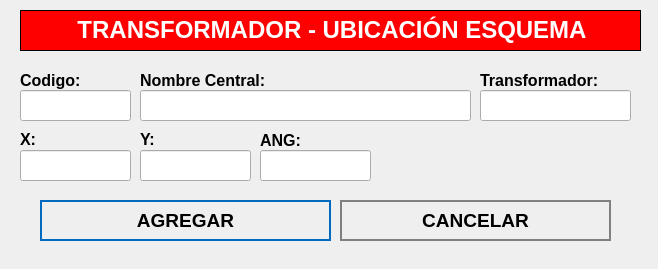
<?xml version="1.0" encoding="UTF-8"?>
<ui version="4.0">
 <class>NewBook</class>
 <widget class="QWidget" name="NewBook">
  <property name="geometry">
   <rect>
    <x>0</x>
    <y>0</y>
    <width>658</width>
    <height>269</height>
   </rect>
  </property>
  <property name="windowTitle">
   <string>Nuevo Registro</string>
  </property>
  <property name="styleSheet">
   <string notr="true">QPushButton
{	
	height: 2em;
 	border-style: solid;
	border-width: 2px;
 	border-color: grey;
	font-weight: bold;
}

QPushButton:hover
{
   	background-color:grey;
	color:white;
}</string>
  </property>
  <widget class="QLabel" name="label">
   <property name="geometry">
    <rect>
     <x>20</x>
     <y>10</y>
     <width>621</width>
     <height>41</height>
    </rect>
   </property>
   <property name="font">
    <font>
     <underline>false</underline>
    </font>
   </property>
   <property name="autoFillBackground">
    <bool>false</bool>
   </property>
   <property name="styleSheet">
    <string notr="true">background-color: red;</string>
   </property>
   <property name="frameShape">
    <enum>QFrame::Box</enum>
   </property>
   <property name="text">
    <string>&lt;html&gt;&lt;head/&gt;&lt;body&gt;&lt;p align=&quot;center&quot;&gt;&lt;span style=&quot; font-size:18pt; font-weight:600; color:#ffffff;&quot;&gt;TRANSFORMADOR - UBICACIÓN ESQUEMA&lt;/span&gt;&lt;/p&gt;&lt;/body&gt;&lt;/html&gt;</string>
   </property>
  </widget>
  <widget class="QLabel" name="label_autoriza">
   <property name="geometry">
    <rect>
     <x>20</x>
     <y>70</y>
     <width>101</width>
     <height>21</height>
    </rect>
   </property>
   <property name="text">
    <string>&lt;html&gt;&lt;head/&gt;&lt;body&gt;&lt;p&gt;&lt;span style=&quot; font-size:12pt; font-weight:600;&quot;&gt;Codigo:&lt;/span&gt;&lt;/p&gt;&lt;/body&gt;&lt;/html&gt;</string>
   </property>
  </widget>
  <widget class="QLineEdit" name="inputCodigo">
   <property name="geometry">
    <rect>
     <x>20</x>
     <y>90</y>
     <width>111</width>
     <height>31</height>
    </rect>
   </property>
   <property name="font">
    <font>
     <pointsize>12</pointsize>
    </font>
   </property>
  </widget>
  <widget class="QLineEdit" name="inputNombre">
   <property name="geometry">
    <rect>
     <x>140</x>
     <y>90</y>
     <width>331</width>
     <height>31</height>
    </rect>
   </property>
   <property name="font">
    <font>
     <pointsize>12</pointsize>
    </font>
   </property>
  </widget>
  <widget class="QPushButton" name="addButton">
   <property name="geometry">
    <rect>
     <x>40</x>
     <y>200</y>
     <width>291</width>
     <height>41</height>
    </rect>
   </property>
   <property name="font">
    <font>
     <pointsize>14</pointsize>
     <weight>75</weight>
     <bold>true</bold>
    </font>
   </property>
   <property name="cursor">
    <cursorShape>PointingHandCursor</cursorShape>
   </property>
   <property name="styleSheet">
    <string notr="true">QPushButton
{	
	height: 2em;
 	border-style: solid;
	border-width: 2px;
 	border-color: #0069c0;
	font-weight: bold;
}

QPushButton:hover
{
   	background-color:#0069c0;
	color:white;
}</string>
   </property>
   <property name="text">
    <string>AGREGAR</string>
   </property>
   <property name="icon">
    <iconset>
     <normaloff>../assets/icons/add-icon.png</normaloff>../assets/icons/add-icon.png</iconset>
   </property>
   <property name="iconSize">
    <size>
     <width>30</width>
     <height>30</height>
    </size>
   </property>
   <property name="autoDefault">
    <bool>true</bool>
   </property>
   <property name="default">
    <bool>true</bool>
   </property>
   <property name="flat">
    <bool>true</bool>
   </property>
  </widget>
  <widget class="QPushButton" name="cancelButton">
   <property name="geometry">
    <rect>
     <x>340</x>
     <y>200</y>
     <width>271</width>
     <height>41</height>
    </rect>
   </property>
   <property name="font">
    <font>
     <pointsize>14</pointsize>
     <weight>75</weight>
     <bold>true</bold>
    </font>
   </property>
   <property name="cursor">
    <cursorShape>PointingHandCursor</cursorShape>
   </property>
   <property name="styleSheet">
    <string notr="true">QPushButton
{	
	height: 2em;
 	border-style: solid;
	border-width: 2px;
 	border-color: grey;
	font-weight: bold;
}

QPushButton:hover
{
   	background-color:grey;
	color:white;
}</string>
   </property>
   <property name="text">
    <string>CANCELAR</string>
   </property>
   <property name="icon">
    <iconset>
     <normaloff>../assets/icons/cancel-icon.png</normaloff>../assets/icons/cancel-icon.png</iconset>
   </property>
   <property name="iconSize">
    <size>
     <width>30</width>
     <height>30</height>
    </size>
   </property>
   <property name="autoDefault">
    <bool>true</bool>
   </property>
   <property name="default">
    <bool>true</bool>
   </property>
   <property name="flat">
    <bool>true</bool>
   </property>
  </widget>
  <widget class="QLabel" name="label_aquienVisita">
   <property name="geometry">
    <rect>
     <x>140</x>
     <y>70</y>
     <width>191</width>
     <height>21</height>
    </rect>
   </property>
   <property name="text">
    <string>&lt;html&gt;&lt;head/&gt;&lt;body&gt;&lt;p&gt;&lt;span style=&quot; font-size:12pt; font-weight:600;&quot;&gt;Nombre Central:&lt;/span&gt;&lt;/p&gt;&lt;/body&gt;&lt;/html&gt;</string>
   </property>
  </widget>
  <widget class="QLabel" name="label_horaIngreso">
   <property name="geometry">
    <rect>
     <x>20</x>
     <y>130</y>
     <width>71</width>
     <height>16</height>
    </rect>
   </property>
   <property name="text">
    <string>&lt;html&gt;&lt;head/&gt;&lt;body&gt;&lt;p&gt;&lt;span style=&quot; font-size:12pt; font-weight:600;&quot;&gt;X:&lt;/span&gt;&lt;/p&gt;&lt;/body&gt;&lt;/html&gt;</string>
   </property>
  </widget>
  <widget class="QLabel" name="label_horaSalida">
   <property name="geometry">
    <rect>
     <x>140</x>
     <y>130</y>
     <width>81</width>
     <height>16</height>
    </rect>
   </property>
   <property name="text">
    <string>&lt;html&gt;&lt;head/&gt;&lt;body&gt;&lt;p&gt;&lt;span style=&quot; font-size:12pt; font-weight:600;&quot;&gt;Y:&lt;/span&gt;&lt;/p&gt;&lt;/body&gt;&lt;/html&gt;</string>
   </property>
  </widget>
  <widget class="QLineEdit" name="inputX">
   <property name="geometry">
    <rect>
     <x>20</x>
     <y>150</y>
     <width>111</width>
     <height>31</height>
    </rect>
   </property>
   <property name="font">
    <font>
     <pointsize>12</pointsize>
    </font>
   </property>
  </widget>
  <widget class="QLineEdit" name="inputY">
   <property name="geometry">
    <rect>
     <x>140</x>
     <y>150</y>
     <width>111</width>
     <height>31</height>
    </rect>
   </property>
   <property name="font">
    <font>
     <pointsize>12</pointsize>
    </font>
   </property>
  </widget>
  <widget class="QLineEdit" name="inputTransformador">
   <property name="geometry">
    <rect>
     <x>480</x>
     <y>90</y>
     <width>151</width>
     <height>31</height>
    </rect>
   </property>
   <property name="font">
    <font>
     <pointsize>12</pointsize>
    </font>
   </property>
  </widget>
  <widget class="QLabel" name="label_motivoVisita_3">
   <property name="geometry">
    <rect>
     <x>480</x>
     <y>70</y>
     <width>161</width>
     <height>21</height>
    </rect>
   </property>
   <property name="text">
    <string>&lt;html&gt;&lt;head/&gt;&lt;body&gt;&lt;p&gt;&lt;span style=&quot; font-size:12pt; font-weight:600;&quot;&gt;Transformador:&lt;/span&gt;&lt;/p&gt;&lt;/body&gt;&lt;/html&gt;</string>
   </property>
  </widget>
  <widget class="QLabel" name="label_motivoVisita_2">
   <property name="geometry">
    <rect>
     <x>260</x>
     <y>130</y>
     <width>101</width>
     <height>21</height>
    </rect>
   </property>
   <property name="text">
    <string>&lt;html&gt;&lt;head/&gt;&lt;body&gt;&lt;p&gt;&lt;span style=&quot; font-size:12pt; font-weight:600;&quot;&gt;ANG:&lt;/span&gt;&lt;/p&gt;&lt;/body&gt;&lt;/html&gt;</string>
   </property>
  </widget>
  <widget class="QLineEdit" name="inputANG">
   <property name="geometry">
    <rect>
     <x>260</x>
     <y>150</y>
     <width>111</width>
     <height>31</height>
    </rect>
   </property>
   <property name="font">
    <font>
     <pointsize>12</pointsize>
    </font>
   </property>
  </widget>
 </widget>
 <tabstops>
  <tabstop>inputCodigo</tabstop>
  <tabstop>inputNombre</tabstop>
  <tabstop>addButton</tabstop>
  <tabstop>cancelButton</tabstop>
 </tabstops>
 <resources/>
 <connections/>
</ui>
